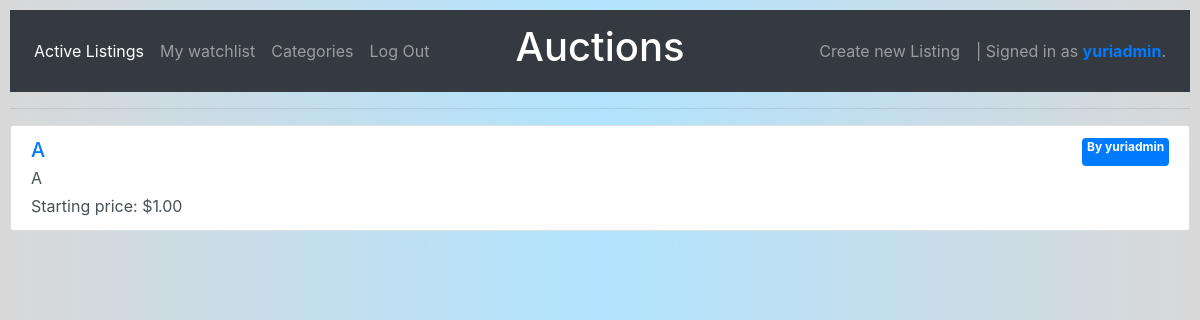
Before: /watchpage (signed in) with the older database file.
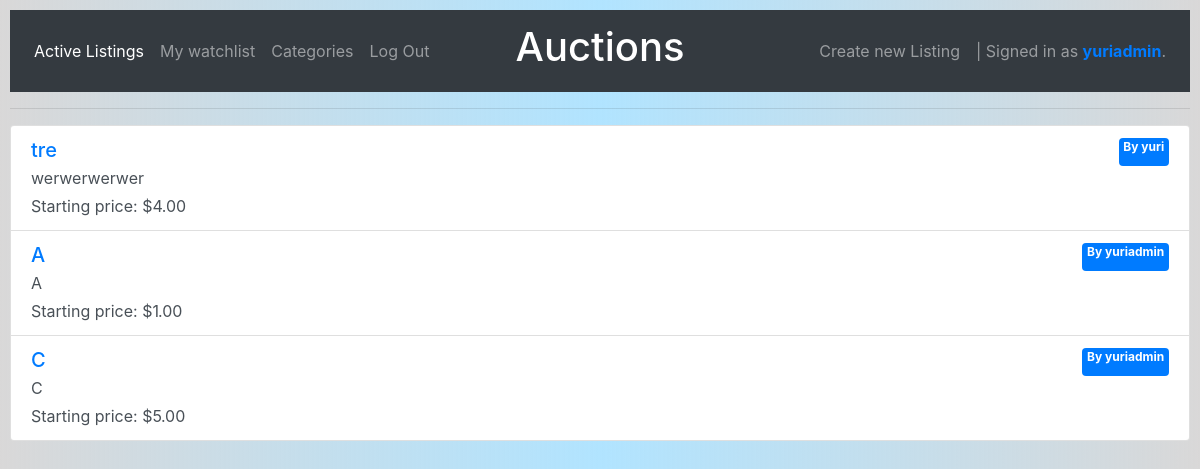
After: the same page with the newer database file.
### auctions/models.py (models this page shows, shortened)
class Watchlist(models.Model):
    id = models.AutoField(primary_key=True)
    user = models.ForeignKey(User, on_delete=models.DO_NOTHING, related_name='watchlister')
    listing = models.ForeignKey(Listing, on_delete=models.CASCADE, related_name='itemWatchlist')
    pass

class Listing(models.Model):
    id = models.AutoField(primary_key=True)
    title = models.CharField(max_length=24)
    description = models.CharField(max_length=64)
    startingprice = models.IntegerField()
    imagename = models.CharField(max_length=255)
    categoryname = models.CharField(max_length=255, blank=True, null=True)
    user = models.ForeignKey(User, on_delete=models.CASCADE, related_name='owner')
    winner = models.CharField(max_length=255, blank=True, null=True)
    pass

class User(AbstractUser):
    pass

### auctions/views.py (the view)
# urls.py: path("watchpage", views.watch, name="watchpage"),
@login_required
def watch(request):
    if request.user.is_authenticated:
        if request.method == "GET":
            userWatchList = Watchlist.objects.all().filter(user=request.user)
            return render(request, "auctions/watchpage.html", {
                "watchlist": userWatchList
            })
        else:
            return HttpResponse("Operation not permitted.")
    else:
        return HttpResponseRedirect(reverse("login"))

### auctions/templates/auctions/watchpage.html
{% extends "auctions/layout.html" %}
{% block body %}
    {% load static %}
      <div class="list-group">
        {% for item in watchlist %}
        <a href="{% url 'listingpage' item.listing.id %}" class="list-group-item list-group-item-action flex-column align-items-start">
          <div class="d-flex w-100 justify-content-between">
            <h5 class="mb-1 text-primary">{{ item.listing.title }}</h5>
            <span class="badge badge-primary">By {{item.listing.user.username}}</span>
          </div>
          <p class="mb-1">{{item.listing.description}}</p>
          <span class="input-group-prepend">Starting price: ${{item.listing.startingprice}}<span class="input-group-append">.00</span></span>
        </a>
        {% endfor %}
      </div>
{% endblock %}

Changed rows visible on the page:
added Watchlist: listing "tre", listing.user.username "yuri", listing.description "werwerwerwer", listing.startingprice "4"
added Watchlist: listing "C", listing.user.username "yuriadmin", listing.description "C", listing.startingprice "5"
